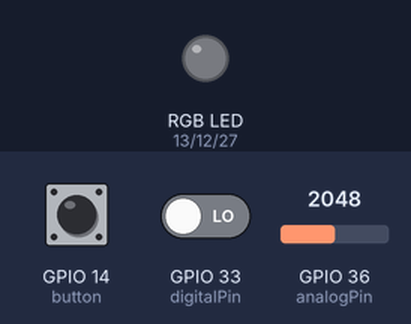
A sketch run on a simulated ESP32. Shown: an RGB LED mixed from three pins (HIGH = lit). Inputs (shaded band) come from the test bench; at power-on: GPIO 14 (button) HIGH, GPIO 33 (digitalPin) LOW, GPIO 36 (analogPin) = 2048. Dim RGB values are drawn brighter than linear; random numbers use the default seed unless the sketch sets one; what the sketch prints to the serial monitor is not drawn.

Above: at 1.2 s.
1.3 s: GPIO 14 (button) pulled LOW for 0.15 s
At 2.8 s:
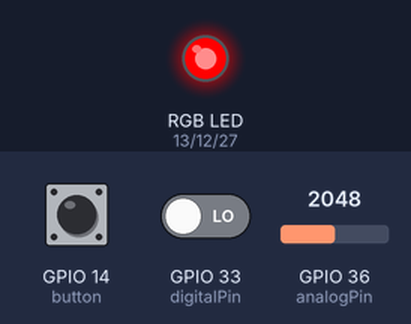
3.3 s: GPIO 33 (digitalPin) driven HIGH
At 3.61 s:
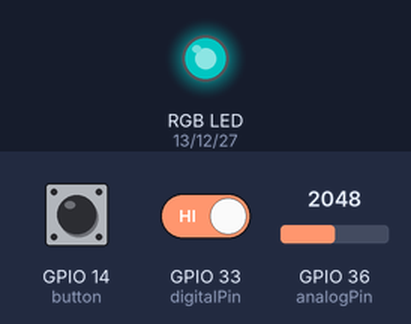
At 4.48 s:
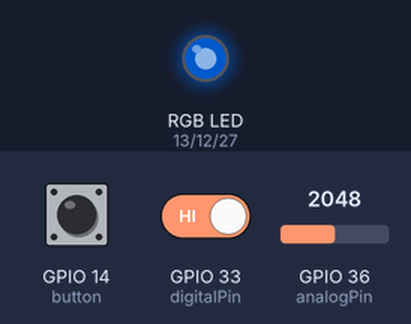
6.3 s: GPIO 36 (analogPin) set to 1830
At 8.07 s:
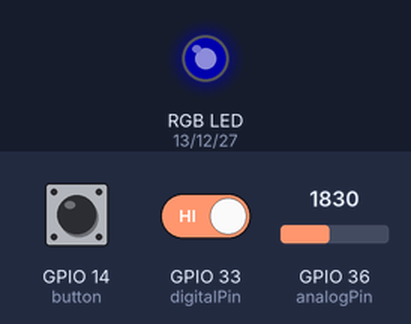
9.3 s: GPIO 36 (analogPin) set to 1910
12.3 s: GPIO 14 (button) pulled LOW for 1 s
16.3 s: GPIO 14 (button) pulled LOW for 1 s
Timing chart, 0 to 25.9 s (numbered marks = the images above; inputs shaded):
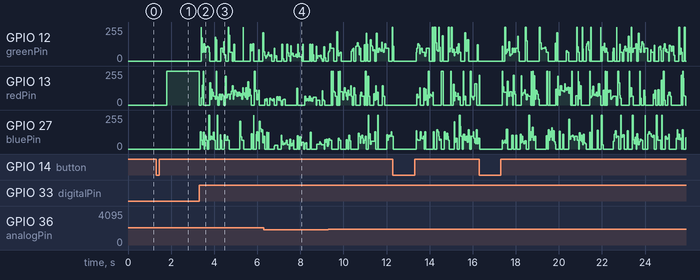

The sketch:

design_project_1.ino
```cpp
#include <analogWrite.h>”
const int redPin= 13;
const int greenPin= 12;
const int bluePin= 27;
const int button= 14;
int digitalPin= 33;
int analogPin= A0;
int sensorVal = 0;
int threshold = 1870;
int randNumber = random(0,3);
int mappedVal = 0;
boolean turn_on = false;
int myLights[]= {redPin, greenPin, bluePin};

void setup() {
  // put your setup code here, to run once:

  pinMode(digitalPin, INPUT);
  pinMode(analogPin,INPUT);
  pinMode(button, INPUT);
  pinMode(redPin, OUTPUT);
  pinMode(greenPin, OUTPUT);
  pinMode(bluePin, OUTPUT);
  Serial.begin(9600);
}


void loop() {
//get analog value
sensorVal = analogRead(analogPin);

//map to 255 LED brightness range
mappedVal = map(sensorVal, 1800, 1860, 0, 255);

//if button pressed, turn on
if(digitalRead(button) == LOW && turn_on == false){
  delay(500);
  turn_on = true;


  }

//if button pressed, turn off
if(digitalRead(button) == LOW && turn_on == true){
  delay(500);
  turn_on = false;
  }

//if on, activate sound
if(turn_on == true){
  //if sound is detected
  if(digitalRead(digitalPin) == 1){
    analogWrite(myLights[0], 0);
    Serial.println(sensorVal);
    //turn on light with correct color at level of sound volume
    randNumber = random(0,3);
    analogWrite(myLights[randNumber], mappedVal);
    delay(5);
    //turn light off light
    analogWrite(myLights[randNumber], 0);


    }
   else{
    //otherwise turn red to indicate no sound
    analogWrite(myLights[0], 255);
    }

  }else{
    //no lights because it's off
    analogWrite(myLights[0], 0);

}


}
```

Measured:
- after the input at 1.3 s, GPIO 13 (redPin): 0/255 → 255/255 after 0.50 s
